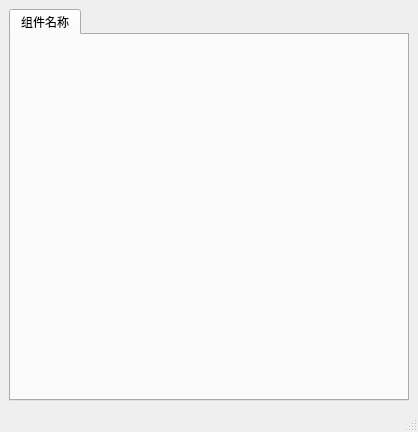
<?xml version="1.0" encoding="UTF-8"?>
<ui version="4.0">
 <class>MainWindow</class>
 <widget class="QMainWindow" name="MainWindow">
  <property name="geometry">
   <rect>
    <x>0</x>
    <y>0</y>
    <width>418</width>
    <height>432</height>
   </rect>
  </property>
  <property name="windowTitle">
   <string/>
  </property>
  <widget class="QWidget" name="centralwidget">
   <layout class="QGridLayout" name="gridLayout">
    <item row="0" column="0">
     <widget class="QTabWidget" name="tabWidget">
      <widget class="QWidget" name="tab">
       <attribute name="title">
        <string>组件名称</string>
       </attribute>
      </widget>
     </widget>
    </item>
   </layout>
  </widget>
  <widget class="QMenuBar" name="menubar">
   <property name="geometry">
    <rect>
     <x>0</x>
     <y>0</y>
     <width>418</width>
     <height>23</height>
    </rect>
   </property>
  </widget>
  <widget class="QStatusBar" name="statusbar"/>
 </widget>
 <resources/>
 <connections/>
</ui>
